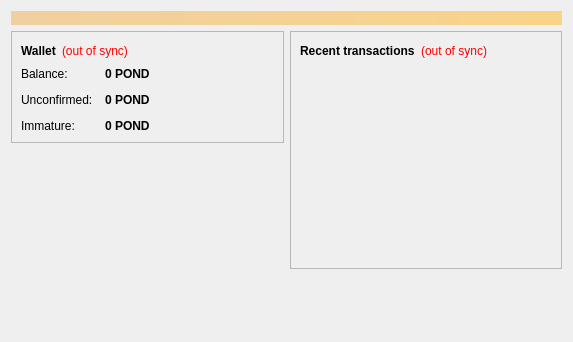
<?xml version="1.0" encoding="UTF-8"?>
<ui version="4.0">
 <class>OverviewPage</class>
 <widget class="QWidget" name="OverviewPage">
  <property name="geometry">
   <rect>
    <x>0</x>
    <y>0</y>
    <width>573</width>
    <height>342</height>
   </rect>
  </property>
  <property name="windowTitle">
   <string>Form</string>
  </property>
  <layout class="QVBoxLayout" name="topLayout">
   <item>
    <widget class="QLabel" name="labelAlerts">
     <property name="visible">
      <bool>false</bool>
     </property>
     <property name="styleSheet">
      <string notr="true">background-color: qlineargradient(x1: 0, y1: 0, x2: 1, y2: 0, stop:0 #F0D0A0, stop:1 #F8D488); color:#000000;</string>
     </property>
     <property name="wordWrap">
      <bool>true</bool>
     </property>
     <property name="margin">
      <number>3</number>
     </property>
    </widget>
   </item>
   <item>
    <layout class="QHBoxLayout" name="horizontalLayout" stretch="1,1">
     <item>
      <layout class="QVBoxLayout" name="verticalLayout_2">
       <item>
        <widget class="QFrame" name="frame">
         <property name="frameShape">
          <enum>QFrame::StyledPanel</enum>
         </property>
         <property name="frameShadow">
          <enum>QFrame::Raised</enum>
         </property>
         <layout class="QVBoxLayout" name="verticalLayout_4">
          <item>
           <layout class="QHBoxLayout" name="horizontalLayout_4">
            <item>
             <widget class="QLabel" name="label_5">
              <property name="font">
               <font>
                <weight>75</weight>
                <bold>true</bold>
               </font>
              </property>
              <property name="text">
               <string>Wallet</string>
              </property>
             </widget>
            </item>
            <item>
             <widget class="QLabel" name="labelWalletStatus">
              <property name="toolTip">
               <string>The displayed information may be out of date. Your wallet automatically synchronizes with the Duckbucks network after a connection is established, but this process has not completed yet.</string>
              </property>
              <property name="styleSheet">
               <string notr="true">QLabel { color: red; }</string>
              </property>
              <property name="text">
               <string notr="true">(out of sync)</string>
              </property>
              <property name="alignment">
               <set>Qt::AlignLeading|Qt::AlignLeft|Qt::AlignVCenter</set>
              </property>
             </widget>
            </item>
            <item>
             <spacer name="horizontalSpacer_2">
              <property name="orientation">
               <enum>Qt::Horizontal</enum>
              </property>
              <property name="sizeHint" stdset="0">
               <size>
                <width>40</width>
                <height>20</height>
               </size>
              </property>
             </spacer>
            </item>
           </layout>
          </item>
          <item>
           <layout class="QFormLayout" name="formLayout_2">
            <property name="fieldGrowthPolicy">
             <enum>QFormLayout::AllNonFixedFieldsGrow</enum>
            </property>
            <property name="horizontalSpacing">
             <number>12</number>
            </property>
            <property name="verticalSpacing">
             <number>12</number>
            </property>
            <item row="0" column="0">
             <widget class="QLabel" name="label">
              <property name="text">
               <string>Balance:</string>
              </property>
             </widget>
            </item>
            <item row="0" column="1">
             <widget class="QLabel" name="labelBalance">
              <property name="font">
               <font>
                <weight>75</weight>
                <bold>true</bold>
               </font>
              </property>
              <property name="cursor">
               <cursorShape>IBeamCursor</cursorShape>
              </property>
              <property name="toolTip">
               <string>Your current balance</string>
              </property>
              <property name="text">
               <string notr="true">0 POND</string>
              </property>
              <property name="textInteractionFlags">
               <set>Qt::LinksAccessibleByMouse|Qt::TextSelectableByKeyboard|Qt::TextSelectableByMouse</set>
              </property>
             </widget>
            </item>
            <item row="1" column="0">
             <widget class="QLabel" name="label_3">
              <property name="text">
               <string>Unconfirmed:</string>
              </property>
             </widget>
            </item>
            <item row="1" column="1">
             <widget class="QLabel" name="labelUnconfirmed">
              <property name="font">
               <font>
                <weight>75</weight>
                <bold>true</bold>
               </font>
              </property>
              <property name="cursor">
               <cursorShape>IBeamCursor</cursorShape>
              </property>
              <property name="toolTip">
               <string>Total of transactions that have yet to be confirmed, and do not yet count toward the current balance</string>
              </property>
              <property name="text">
               <string notr="true">0 POND</string>
              </property>
              <property name="textInteractionFlags">
               <set>Qt::LinksAccessibleByMouse|Qt::TextSelectableByKeyboard|Qt::TextSelectableByMouse</set>
              </property>
             </widget>
            </item>
            <item row="2" column="0">
             <widget class="QLabel" name="labelImmatureText">
              <property name="text">
               <string>Immature:</string>
              </property>
             </widget>
            </item>
            <item row="2" column="1">
             <widget class="QLabel" name="labelImmature">
              <property name="font">
               <font>
                <weight>75</weight>
                <bold>true</bold>
               </font>
              </property>
              <property name="toolTip">
               <string>Mined balance that has not yet matured</string>
              </property>
              <property name="text">
               <string notr="true">0 POND</string>
              </property>
              <property name="textInteractionFlags">
               <set>Qt::LinksAccessibleByMouse|Qt::TextSelectableByKeyboard|Qt::TextSelectableByMouse</set>
              </property>
             </widget>
            </item>
           </layout>
          </item>
         </layout>
        </widget>
       </item>
       <item>
        <spacer name="verticalSpacer">
         <property name="orientation">
          <enum>Qt::Vertical</enum>
         </property>
         <property name="sizeHint" stdset="0">
          <size>
           <width>20</width>
           <height>40</height>
          </size>
         </property>
        </spacer>
       </item>
      </layout>
     </item>
     <item>
      <layout class="QVBoxLayout" name="verticalLayout_3">
       <item>
        <widget class="QFrame" name="frame_2">
         <property name="frameShape">
          <enum>QFrame::StyledPanel</enum>
         </property>
         <property name="frameShadow">
          <enum>QFrame::Raised</enum>
         </property>
         <layout class="QVBoxLayout" name="verticalLayout">
          <item>
           <layout class="QHBoxLayout" name="horizontalLayout_2">
            <item>
             <widget class="QLabel" name="label_4">
              <property name="text">
               <string>&lt;b&gt;Recent transactions&lt;/b&gt;</string>
              </property>
             </widget>
            </item>
            <item>
             <widget class="QLabel" name="labelTransactionsStatus">
              <property name="toolTip">
               <string>The displayed information may be out of date. Your wallet automatically synchronizes with the Duckbucks network after a connection is established, but this process has not completed yet.</string>
              </property>
              <property name="styleSheet">
               <string notr="true">QLabel { color: red; }</string>
              </property>
              <property name="text">
               <string notr="true">(out of sync)</string>
              </property>
              <property name="alignment">
               <set>Qt::AlignRight|Qt::AlignTrailing|Qt::AlignVCenter</set>
              </property>
             </widget>
            </item>
            <item>
             <spacer name="horizontalSpacer">
              <property name="orientation">
               <enum>Qt::Horizontal</enum>
              </property>
              <property name="sizeHint" stdset="0">
               <size>
                <width>40</width>
                <height>20</height>
               </size>
              </property>
             </spacer>
            </item>
           </layout>
          </item>
          <item>
           <widget class="QListView" name="listTransactions">
            <property name="styleSheet">
             <string notr="true">QListView { background: transparent; }</string>
            </property>
            <property name="frameShape">
             <enum>QFrame::NoFrame</enum>
            </property>
            <property name="verticalScrollBarPolicy">
             <enum>Qt::ScrollBarAlwaysOff</enum>
            </property>
            <property name="horizontalScrollBarPolicy">
             <enum>Qt::ScrollBarAlwaysOff</enum>
            </property>
            <property name="selectionMode">
             <enum>QAbstractItemView::NoSelection</enum>
            </property>
           </widget>
          </item>
         </layout>
        </widget>
       </item>
       <item>
        <spacer name="verticalSpacer_2">
         <property name="orientation">
          <enum>Qt::Vertical</enum>
         </property>
         <property name="sizeHint" stdset="0">
          <size>
           <width>20</width>
           <height>40</height>
          </size>
         </property>
        </spacer>
       </item>
      </layout>
     </item>
    </layout>
   </item>
  </layout>
 </widget>
 <resources/>
 <connections/>
</ui>
